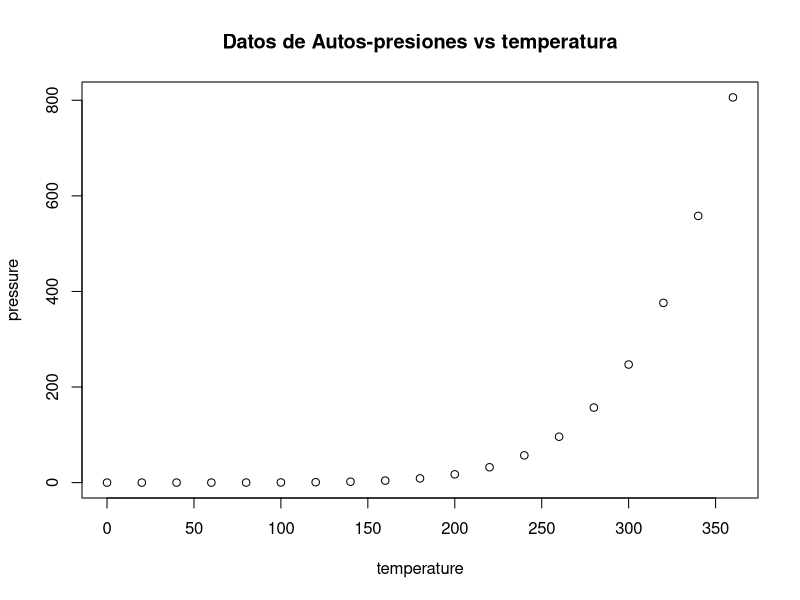

Recreate this plot in R.
## ---- chunk 1
knitr::opts_chunk$set(echo = FALSE)
## ---- chunk 2
summary(cars)
## ---- chunk 3
plot(pressure, main="Datos de Autos-presiones vs temperatura")
